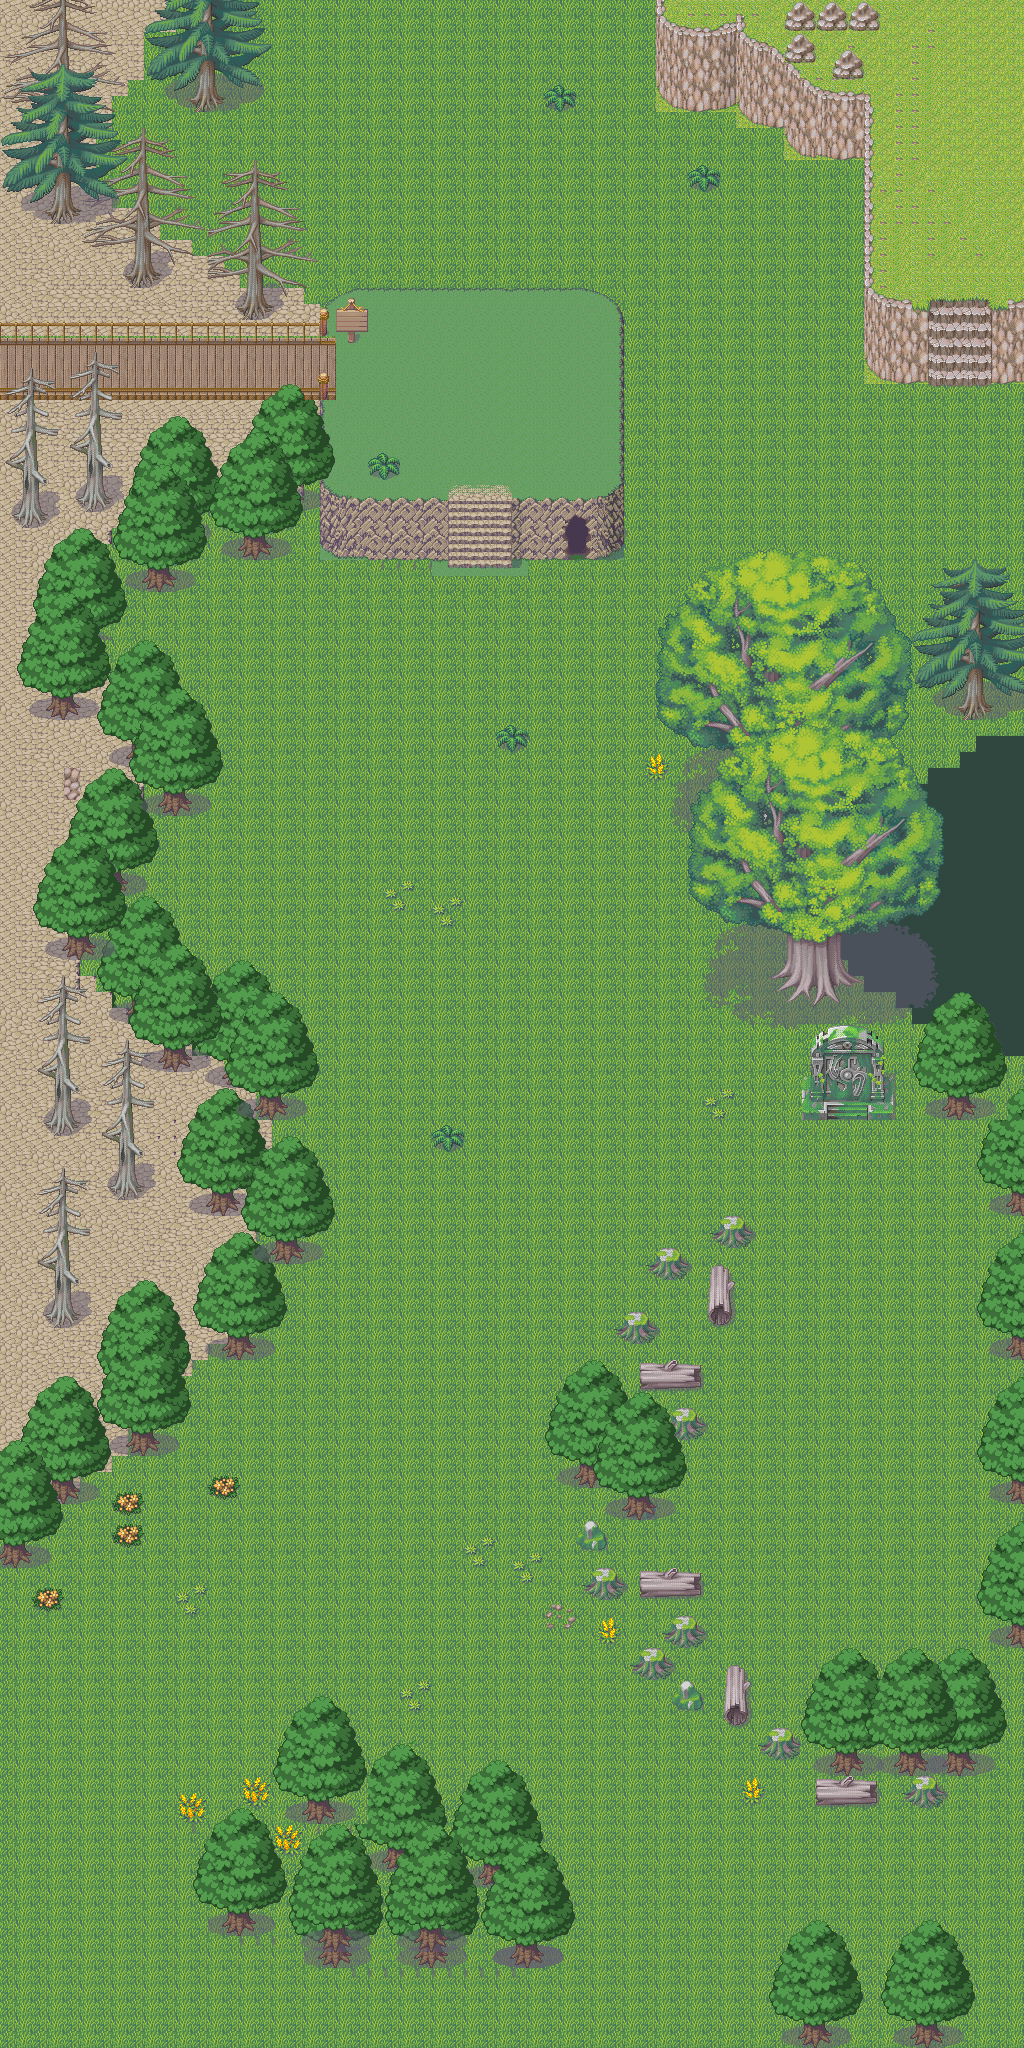

A level layout from a 2D game, rendered from its tile map. Below: a short description, then the map file with tile-grid data replaced by summaries:
An orthogonal 64x128 tile map with 16x16 px tiles, 4 tile layers (background, first, second, third), 2 tilesets and 121 objects (68x barrier, 22x semi-transparent, 6x entrance).

<map version="1.0" orientation="orthogonal" width="64" height="128" tilewidth="16" tileheight="16">
 <properties>
  <property name="scene-type" value="field" />
  <property name="sound" value="sounds/forest.mp3" />
  <property name="tmx" value="maps/M101" />
 </properties>
 <tileset firstgid="1" name="forest" tilewidth="16" tileheight="16">
  <image source="forest.png" trans="ffffff" width="1024" height="1312" />
 </tileset>
 <tileset firstgid="5249" name="barrier-mask4" tilewidth="16" tileheight="16">
  <image source="barrier-mask4.png" width="64" height="64" />
 </tileset>
 <layer name="background" width="64" height="128">
  <data>[8192 cells, 8192 non-empty, 4 distinct tile ids]</data>
 </layer>
 <layer name="first" width="64" height="128">
  <data>[8192 cells, 2542 non-empty, 298 distinct tile ids]</data>
 </layer>
 <layer name="second" width="64" height="128">
  <data>[8192 cells, 2124 non-empty, 605 distinct tile ids]</data>
 </layer>
 <layer name="third" width="64" height="128">
  <data>[8192 cells, 975 non-empty, 522 distinct tile ids]</data>
 </layer>
 <objectgroup name="barriers" width="64" height="128">
  <object type="barrier" x="336" y="304" width="32" height="32">
   <properties>
    <property name="barrier-type" value="1" />
   </properties>
  </object>
  <object type="barrier" x="160" y="496" width="288" height="64" />
  <object type="barrier" x="176" y="80" width="64" height="32" />
  <object type="barrier" x="16" y="0" width="64" height="320" />
  <object type="barrier" x="784" y="704" width="240" height="304" />
  <object type="barrier" x="512" y="496" width="48" height="64" />
  <object type="barrier" x="160" y="288" width="464" height="16" />
  <object type="barrier" x="608" y="304" width="16" height="192" />
  <object type="barrier" x="80" y="256" width="112" height="32" />
  <object type="barrier" x="64" y="560" width="128" height="32" />
  <object type="barrier" x="64" y="592" width="32" height="144" />
  <object type="barrier" x="96" y="704" width="48" height="368" />
  <object type="barrier" x="144" y="784" width="48" height="32" />
  <object type="barrier" x="144" y="1040" width="144" height="32" />
  <object type="barrier" x="208" y="1072" width="80" height="48" />
  <object type="barrier" x="208" y="1120" width="48" height="240" />
  <object type="barrier" x="256" y="1232" width="48" height="32" />
  <object type="barrier" x="144" y="1328" width="64" height="32" />
  <object type="barrier" x="64" y="1360" width="96" height="96" />
  <object type="barrier" x="0" y="1456" width="32" height="112" />
  <object type="barrier" x="32" y="1456" width="48" height="48" />
  <object type="barrier" x="208" y="1904" width="96" height="32" />
  <object type="barrier" x="288" y="1792" width="80" height="32" />
  <object type="barrier" x="352" y="1840" width="192" height="128" />
  <object type="barrier" x="304" y="1904" width="48" height="64" />
  <object type="barrier" x="352" y="1824" width="16" height="16" />
  <object type="barrier" x="992" y="1072" width="32" height="672" />
  <object type="barrier" x="768" y="960" width="128" height="48" />
  <object type="barrier" x="800" y="1072" width="192" height="48" />
  <object type="barrier" x="864" y="1008" width="160" height="64" />
  <object type="barrier" x="832" y="704" width="192" height="16" />
  <object type="barrier" x="944" y="688" width="80" height="16" />
  <object type="barrier" x="864" y="304" width="64" height="80" />
  <object type="barrier" x="992" y="304" width="32" height="80" />
  <object type="barrier" x="864" y="96" width="16" height="208" />
  <object type="barrier" x="656" y="0" width="224" height="32" />
  <object type="barrier" x="656" y="32" width="208" height="80" />
  <object type="barrier" x="736" y="112" width="128" height="16" />
  <object type="barrier" x="784" y="128" width="80" height="32" />
  <object type="barrier" x="784" y="2032" width="176" height="16" />
  <object type="barrier" x="800" y="2016" width="32" height="16" />
  <object type="barrier" x="912" y="2016" width="32" height="16" />
  <object type="barrier" x="0" y="320" width="336" height="16" />
  <object type="barrier" x="0" y="384" width="336" height="32" />
  <object type="barrier" x="288" y="416" width="32" height="80" />
  <object type="barrier" x="816" y="1776" width="128" height="32" />
  <object type="barrier" x="816" y="1744" width="208" height="48" />
  <object type="barrier" x="752" y="1712" width="48" height="48" />
  <object type="barrier" x="800" y="1744" width="16" height="16" />
  <object type="barrier" x="672" y="1664" width="80" height="64" />
  <object type="barrier" x="624" y="1648" width="32" height="32" />
  <object type="barrier" x="656" y="1568" width="48" height="112" />
  <object type="barrier" x="576" y="1456" width="32" height="144" />
  <object type="barrier" x="608" y="1568" width="48" height="32" />
  <object type="barrier" x="608" y="1456" width="64" height="64" />
  <object type="barrier" x="640" y="1312" width="32" height="144" />
  <object type="barrier" x="672" y="1360" width="32" height="80" />
  <object type="barrier" x="608" y="1312" width="32" height="32" />
  <object type="barrier" x="640" y="1248" width="96" height="32" />
  <object type="barrier" x="704" y="1216" width="48" height="32" />
  <object type="barrier" x="704" y="1280" width="32" height="48" />
  <object type="barrier" x="672" y="1312" width="32" height="16" />
  <object type="barrier" x="1024" y="0" width="16" height="2064" />
  <object type="barrier" x="-16" y="0" width="16" height="2080" />
  <object type="barrier" x="-16" y="-16" width="1072" height="16" />
  <object type="barrier" x="-16" y="2048" width="1072" height="16" />
  <object type="barrier" x="592" y="512" width="32" height="48" />
  <object type="barrier" x="560" y="496" width="64" height="16" />
 </objectgroup>
 <objectgroup color="#032ea4" name="semi-transparents" width="64" height="128">
  <object type="semi-transparent" x="96" y="640" width="80" height="144" />
  <object type="semi-transparent" x="176" y="688" width="48" height="96" />
  <object type="semi-transparent" x="144" y="960" width="176" height="128" />
  <object type="semi-transparent" x="96" y="784" width="64" height="176" />
  <object type="semi-transparent" x="240" y="1120" width="96" height="112" />
  <object type="semi-transparent" x="224" y="1232" width="64" height="96" />
  <object type="semi-transparent" x="144" y="1344" width="48" height="80" />
  <object type="semi-transparent" x="272" y="1696" width="96" height="96" />
  <object type="semi-transparent" x="768" y="1920" width="96" height="96" />
  <object type="semi-transparent" x="368" y="1744" width="96" height="96" />
  <object type="semi-transparent" x="880" y="1920" width="96" height="96" />
  <object type="semi-transparent" x="656" y="544" width="272" height="384" />
  <object x="883" y="868" height="1" />
  <object type="semi-transparent" x="928" y="544" width="96" height="144" />
  <object type="semi-transparent" x="80" y="80" width="112" height="176" />
  <object type="semi-transparent" x="192" y="160" width="112" height="128" />
  <object type="semi-transparent" x="144" y="0" width="112" height="80" />
  <object type="semi-transparent" x="544" y="1360" width="144" height="128" />
  <object type="semi-transparent" x="192" y="1808" width="96" height="96" />
  <object type="semi-transparent" x="288" y="1840" width="288" height="96" />
  <object type="semi-transparent" x="464" y="1760" width="80" height="80" />
  <object type="semi-transparent" x="800" y="1648" width="192" height="96" />
  <object type="semi-transparent" x="800" y="1008" width="64" height="64" />
 </objectgroup>
 <objectgroup name="entrances" width="64" height="128">
  <!-- 30 objects omitted --></objectgroup>
 <objectgroup color="#e0d726" name="objects" width="64" height="128">
  <!-- 24 objects omitted --></objectgroup>
</map>
<!-- 30 of 121 objects omitted -->